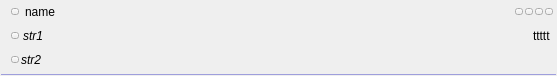
<?xml version="1.0" encoding="UTF-8"?>
<ui version="4.0">
 <class>TreeElement_Epg_Bottom</class>
 <widget class="QWidget" name="TreeElement_Epg_Bottom">
  <property name="geometry">
   <rect>
    <x>0</x>
    <y>0</y>
    <width>557</width>
    <height>76</height>
   </rect>
  </property>
  <property name="sizePolicy">
   <sizepolicy hsizetype="Expanding" vsizetype="Minimum">
    <horstretch>0</horstretch>
    <verstretch>0</verstretch>
   </sizepolicy>
  </property>
  <property name="contextMenuPolicy">
   <enum>Qt::NoContextMenu</enum>
  </property>
  <property name="windowTitle">
   <string notr="true"/>
  </property>
  <layout class="QGridLayout" name="gridLayout">
   <property name="leftMargin">
    <number>0</number>
   </property>
   <property name="topMargin">
    <number>0</number>
   </property>
   <property name="rightMargin">
    <number>0</number>
   </property>
   <property name="bottomMargin">
    <number>0</number>
   </property>
   <property name="spacing">
    <number>0</number>
   </property>
   <item row="0" column="0">
    <layout class="QHBoxLayout" name="horizontalLayout_4">
     <property name="spacing">
      <number>0</number>
     </property>
     <property name="topMargin">
      <number>2</number>
     </property>
     <property name="rightMargin">
      <number>4</number>
     </property>
     <property name="bottomMargin">
      <number>2</number>
     </property>
     <item>
      <spacer name="horizontalSpacer">
       <property name="orientation">
        <enum>Qt::Horizontal</enum>
       </property>
       <property name="sizeType">
        <enum>QSizePolicy::Fixed</enum>
       </property>
       <property name="sizeHint" stdset="0">
        <size>
         <width>3</width>
         <height>20</height>
        </size>
       </property>
      </spacer>
     </item>
     <item alignment="Qt::AlignVCenter">
      <widget class="CLogoView" name="m_Logo" native="true">
       <property name="sizePolicy">
        <sizepolicy hsizetype="Preferred" vsizetype="Expanding">
         <horstretch>0</horstretch>
         <verstretch>0</verstretch>
        </sizepolicy>
       </property>
       <property name="contextMenuPolicy">
        <enum>Qt::NoContextMenu</enum>
       </property>
      </widget>
     </item>
    </layout>
   </item>
   <item row="2" column="0" colspan="2">
    <widget class="Line" name="line">
     <property name="sizePolicy">
      <sizepolicy hsizetype="Expanding" vsizetype="Fixed">
       <horstretch>0</horstretch>
       <verstretch>0</verstretch>
      </sizepolicy>
     </property>
     <property name="minimumSize">
      <size>
       <width>0</width>
       <height>1</height>
      </size>
     </property>
     <property name="contextMenuPolicy">
      <enum>Qt::NoContextMenu</enum>
     </property>
     <property name="autoFillBackground">
      <bool>false</bool>
     </property>
     <property name="styleSheet">
      <string notr="true">QFrame {
    border:0px;
padding: 0px;
margin: 1px;
background-color:rgba(158, 158, 220,255);
}</string>
     </property>
     <property name="frameShadow">
      <enum>QFrame::Plain</enum>
     </property>
     <property name="lineWidth">
      <number>1</number>
     </property>
     <property name="midLineWidth">
      <number>0</number>
     </property>
     <property name="orientation">
      <enum>Qt::Horizontal</enum>
     </property>
    </widget>
   </item>
   <item row="0" column="1">
    <widget class="QWidget" name="m_Cursor" native="true">
     <property name="sizePolicy">
      <sizepolicy hsizetype="Expanding" vsizetype="Expanding">
       <horstretch>0</horstretch>
       <verstretch>0</verstretch>
      </sizepolicy>
     </property>
     <layout class="QVBoxLayout" name="verticalLayout">
      <property name="spacing">
       <number>0</number>
      </property>
      <property name="leftMargin">
       <number>2</number>
      </property>
      <property name="topMargin">
       <number>0</number>
      </property>
      <property name="rightMargin">
       <number>2</number>
      </property>
      <property name="bottomMargin">
       <number>1</number>
      </property>
      <item>
       <layout class="QHBoxLayout" name="horizontalLayout_Str1">
        <property name="spacing">
         <number>6</number>
        </property>
        <property name="sizeConstraint">
         <enum>QLayout::SetDefaultConstraint</enum>
        </property>
        <property name="leftMargin">
         <number>2</number>
        </property>
        <item>
         <widget class="CSkinButton" name="m_FavButton">
          <property name="sizePolicy">
           <sizepolicy hsizetype="Fixed" vsizetype="Fixed">
            <horstretch>0</horstretch>
            <verstretch>0</verstretch>
           </sizepolicy>
          </property>
          <property name="minimumSize">
           <size>
            <width>1</width>
            <height>1</height>
           </size>
          </property>
          <property name="focusPolicy">
           <enum>Qt::NoFocus</enum>
          </property>
          <property name="text">
           <string notr="true"/>
          </property>
          <property name="iconSize">
           <size>
            <width>0</width>
            <height>0</height>
           </size>
          </property>
          <property name="checkable">
           <bool>true</bool>
          </property>
          <property name="checked">
           <bool>false</bool>
          </property>
          <property name="skinImage" stdset="0">
           <stringlist notr="true">
            <string>src=&quot;img\tree\star-off.png&quot; statecount=&quot;1&quot; duration=&quot;0&quot; autoScale=&quot;0&quot;</string>
            <string>checked=&quot;1&quot; src=&quot;img\tree\star-on.png&quot; statecount=&quot;1&quot; duration=&quot;0&quot; autoScale=&quot;0&quot;</string>
           </stringlist>
          </property>
         </widget>
        </item>
        <item>
         <widget class="CSkinOneLineText" name="m_Name">
          <property name="sizePolicy">
           <sizepolicy hsizetype="Expanding" vsizetype="Expanding">
            <horstretch>0</horstretch>
            <verstretch>0</verstretch>
           </sizepolicy>
          </property>
          <property name="text">
           <string>name</string>
          </property>
          <property name="addheight" stdset="0">
           <number>2</number>
          </property>
         </widget>
        </item>
        <item>
         <widget class="QWidget" name="m_ExtButtonContainer" native="true">
          <property name="sizePolicy">
           <sizepolicy hsizetype="Minimum" vsizetype="Expanding">
            <horstretch>0</horstretch>
            <verstretch>0</verstretch>
           </sizepolicy>
          </property>
          <layout class="QHBoxLayout" name="horizontalLayout_2">
           <property name="spacing">
            <number>2</number>
           </property>
           <property name="leftMargin">
            <number>0</number>
           </property>
           <property name="topMargin">
            <number>0</number>
           </property>
           <property name="rightMargin">
            <number>2</number>
           </property>
           <property name="bottomMargin">
            <number>0</number>
           </property>
           <item>
            <widget class="CSkinButton" name="m_ExtButton1">
             <property name="focusPolicy">
              <enum>Qt::NoFocus</enum>
             </property>
             <property name="text">
              <string notr="true"/>
             </property>
             <property name="iconSize">
              <size>
               <width>0</width>
               <height>0</height>
              </size>
             </property>
             <property name="checkable">
              <bool>false</bool>
             </property>
            </widget>
           </item>
           <item>
            <widget class="CSkinButton" name="m_ExtButton2">
             <property name="focusPolicy">
              <enum>Qt::NoFocus</enum>
             </property>
             <property name="text">
              <string notr="true"/>
             </property>
             <property name="iconSize">
              <size>
               <width>0</width>
               <height>0</height>
              </size>
             </property>
             <property name="checkable">
              <bool>false</bool>
             </property>
            </widget>
           </item>
           <item>
            <widget class="CSkinButton" name="m_ExtButton3">
             <property name="focusPolicy">
              <enum>Qt::NoFocus</enum>
             </property>
             <property name="text">
              <string notr="true"/>
             </property>
             <property name="iconSize">
              <size>
               <width>0</width>
               <height>0</height>
              </size>
             </property>
             <property name="checkable">
              <bool>false</bool>
             </property>
            </widget>
           </item>
           <item>
            <widget class="CSkinButton" name="m_ExtButton4">
             <property name="focusPolicy">
              <enum>Qt::NoFocus</enum>
             </property>
             <property name="text">
              <string notr="true"/>
             </property>
             <property name="iconSize">
              <size>
               <width>0</width>
               <height>0</height>
              </size>
             </property>
             <property name="checkable">
              <bool>false</bool>
             </property>
            </widget>
           </item>
          </layout>
         </widget>
        </item>
       </layout>
      </item>
      <item>
       <widget class="CSkinProgressWidget" name="m_ProgressWidget" native="true">
        <property name="sizePolicy">
         <sizepolicy hsizetype="Expanding" vsizetype="Expanding">
          <horstretch>0</horstretch>
          <verstretch>0</verstretch>
         </sizepolicy>
        </property>
        <property name="sliderInfo" stdset="0">
         <string notr="true">color1=&quot;0xA0909090&quot; color2=&quot;0xAA146414&quot; type=&quot;0&quot; roundcorner=&quot;0&quot; borderwidth=&quot;0&quot; bordercolor=&quot;0xFF010101&quot;</string>
        </property>
        <property name="borderInfo" stdset="0">
         <string notr="true">borderwidth=&quot;1&quot; roundcorner=&quot;0&quot; bordercolor=&quot;0xFF010101&quot;</string>
        </property>
        <layout class="QHBoxLayout" name="horizontalLayout">
         <property name="spacing">
          <number>4</number>
         </property>
         <property name="leftMargin">
          <number>2</number>
         </property>
         <property name="topMargin">
          <number>0</number>
         </property>
         <property name="rightMargin">
          <number>4</number>
         </property>
         <property name="bottomMargin">
          <number>0</number>
         </property>
         <item>
          <widget class="CSkinButton" name="m_EpgDesc1">
           <property name="minimumSize">
            <size>
             <width>1</width>
             <height>1</height>
            </size>
           </property>
           <property name="focusPolicy">
            <enum>Qt::NoFocus</enum>
           </property>
           <property name="text">
            <string notr="true"/>
           </property>
           <property name="iconSize">
            <size>
             <width>0</width>
             <height>0</height>
            </size>
           </property>
           <property name="checkable">
            <bool>false</bool>
           </property>
           <property name="skinImage" stdset="0">
            <stringlist notr="true">
             <string>src=&quot;img\tree\info.png&quot; statecount=&quot;1&quot; duration=&quot;0&quot; autoScale=&quot;0&quot;</string>
            </stringlist>
           </property>
          </widget>
         </item>
         <item>
          <widget class="CSkinOneLineText" name="m_Str1">
           <property name="sizePolicy">
            <sizepolicy hsizetype="Expanding" vsizetype="Expanding">
             <horstretch>0</horstretch>
             <verstretch>0</verstretch>
            </sizepolicy>
           </property>
           <property name="font">
            <font>
             <italic>true</italic>
            </font>
           </property>
           <property name="text">
            <string>str1</string>
           </property>
           <property name="brightness" stdset="0">
            <number>-25</number>
           </property>
          </widget>
         </item>
         <item>
          <widget class="CSkinOneLineText" name="m_TimeNowEnd">
           <property name="sizePolicy">
            <sizepolicy hsizetype="Minimum" vsizetype="Expanding">
             <horstretch>0</horstretch>
             <verstretch>0</verstretch>
            </sizepolicy>
           </property>
           <property name="text">
            <string notr="true">ttttt</string>
           </property>
           <property name="alignment">
            <set>Qt::AlignLeading|Qt::AlignLeft|Qt::AlignVCenter</set>
           </property>
           <property name="addheight" stdset="0">
            <number>1</number>
           </property>
          </widget>
         </item>
        </layout>
       </widget>
      </item>
      <item>
       <layout class="QHBoxLayout" name="horizontalLayout_3">
        <property name="spacing">
         <number>2</number>
        </property>
        <property name="sizeConstraint">
         <enum>QLayout::SetDefaultConstraint</enum>
        </property>
        <property name="leftMargin">
         <number>2</number>
        </property>
        <property name="topMargin">
         <number>0</number>
        </property>
        <item>
         <widget class="CSkinButton" name="m_EpgDesc2">
          <property name="minimumSize">
           <size>
            <width>1</width>
            <height>0</height>
           </size>
          </property>
          <property name="focusPolicy">
           <enum>Qt::NoFocus</enum>
          </property>
          <property name="iconSize">
           <size>
            <width>0</width>
            <height>0</height>
           </size>
          </property>
          <property name="skinImage" stdset="0">
           <stringlist notr="true">
            <string>src=&quot;img\tree\info.png&quot; statecount=&quot;1&quot; duration=&quot;0&quot; autoScale=&quot;0&quot;</string>
           </stringlist>
          </property>
         </widget>
        </item>
        <item>
         <widget class="CSkinOneLineText" name="m_Str2">
          <property name="sizePolicy">
           <sizepolicy hsizetype="Expanding" vsizetype="Expanding">
            <horstretch>0</horstretch>
            <verstretch>0</verstretch>
           </sizepolicy>
          </property>
          <property name="font">
           <font>
            <italic>true</italic>
           </font>
          </property>
          <property name="text">
           <string>str2</string>
          </property>
          <property name="brightness" stdset="0">
           <number>-25</number>
          </property>
         </widget>
        </item>
       </layout>
      </item>
     </layout>
    </widget>
   </item>
  </layout>
 </widget>
 <customwidgets>
  <customwidget>
   <class>CSkinOneLineText</class>
   <extends>QLabel</extends>
   <header>skinonelinetext.h</header>
  </customwidget>
  <customwidget>
   <class>CSkinButton</class>
   <extends>QToolButton</extends>
   <header>skinbutton.h</header>
  </customwidget>
  <customwidget>
   <class>CLogoView</class>
   <extends>QWidget</extends>
   <header>logoview.h</header>
  </customwidget>
  <customwidget>
   <class>CSkinProgressWidget</class>
   <extends>QWidget</extends>
   <header>skinprogresswidget.h</header>
   <container>1</container>
  </customwidget>
 </customwidgets>
 <resources/>
 <connections/>
</ui>
